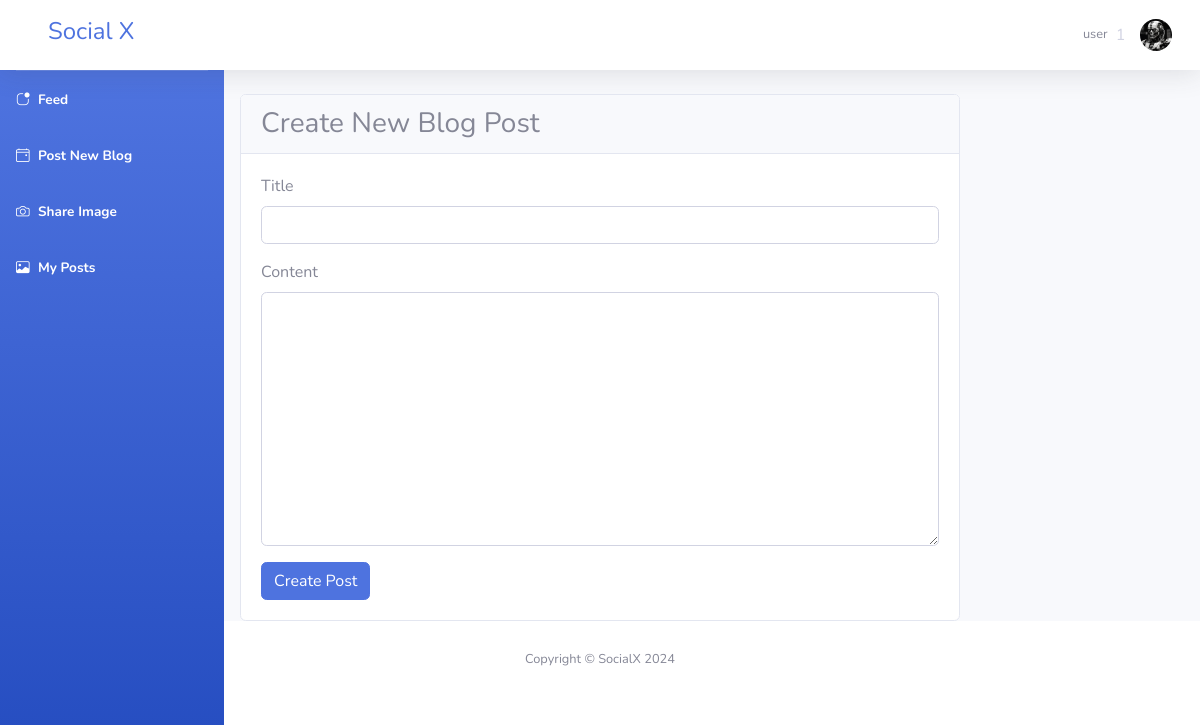
/blog/new/ (signed in), run on the app's committed database.
### account_app/models.py (models this page shows, shortened)
class CustomUser(AbstractUser):
    phone_regex = RegexValidator(
        regex=r'^\+?1?\d{10}$',
        message="Phone number must be entered in the format: '+9999999999'. Up to 10 digits allowed."
    )
    email = models.EmailField(unique=True)
    profile_picture = models.ImageField(upload_to='profile_pics/', null=True, blank=True)
    contact_number = models.CharField(validators=[phone_regex], max_length=17, blank=True)

### user/views.py (the view)
# urls.py: path('blog/new/',views.create_blog_post,name='create_blog_post'),
@login_required
def create_blog_post(request):
    if request.method == 'POST':
        form = BlogPostForm(request.POST)
        if form.is_valid():
            Post = form.save(commit=False)
            Post.author = request.user
            Post.save()
            messages.success(request,'Blog posted successfully!')
            return  redirect('post_detail',pk=Post.pk)
    else:
        form = BlogPostForm()
    return render(request,'user/create_blog_post.html',{'form':form})

### user/forms.py
class BlogPostForm(forms.ModelForm):
    class Meta:
        model = Post
        fields = ['title','content']
        widgets = {
            'title':forms.TextInput(attrs={'class':'form-control'}),
            'content':forms.Textarea(attrs={'class':'form-control'}),
        }
    def __init__(self,*args,**kwargs):
        super().__init__(*args,**kwargs)
        self.instance.post_type = 'blog'

### templates/user/create_blog_post.html (shortened to what this page needs)
{% extends 'user/base.html' %}
{% block content %}
<div class="row">
    <div class="col-md-8 mx-auto">
        <div class="card">
            <div class="card-header">
                <h3 class="mb-0">Create New Blog Post</h3>
            </div>
            <div class="card-body">
                <form method="post">
                    {% for field in form %}
                        <div class="mb-3">
                            <label for="{{ field.id_for_label }}" class="form-label">
                                {{ field.label }}
                            </label>
                            {{ field }}
                        </div>
                    {% endfor %}
                    <button type="submit" class="btn btn-primary">Create Post</button>
                </form>
            </div>
        </div>
    </div>
</div>
{% endblock %}

### templates/user/base.html (shortened to what this page needs)
<!DOCTYPE html>
{% load static %}
<html lang="en">
<head>
    <link href="{% static 'vendor/fontawesome-free/css/all.min.css' %}" rel="stylesheet" type="text/css">
    <link href="{% static 'css/sb-admin-2.min.css' %}" rel="stylesheet">
    <link rel="stylesheet" href="https://cdn.jsdelivr.net/npm/bootstrap-icons@1.11.3/font/bootstrap-icons.min.css">
</head>
<body id="page-top">
    <div id="wrapper">
        <ul class="navbar-nav bg-gradient-primary sidebar sidebar-dark accordion" id="accordionSidebar">
            <a class="sidebar-brand d-flex align-items-center justify-content-center" href="{% url 'feed' %}">
                <div class="sidebar-brand-icon rotate-n-15">
                </div>
                <div class="sidebar-brand-text mx-3">Go to <sup>x</sup></div>
            </a>
            <hr class="sidebar-divider my-0">
            <li class="nav-item active">
                <a class="nav-link" href="{% url 'feed' %}">
                    <i class="bi bi-app-indicator"></i>
                    <span>Feed</span></a>
            </li>
            <li class="nav-item active">
                <a class="nav-link" href="{% url 'create_blog_post' %}">
                    <i class="bi bi-calendar4-event"></i>
                    <span>Post New Blog</span></a>
            </li>
            <li class="nav-item active">
                <a class="nav-link" href="{% url 'create_image_post' %}">
                    <i class="bi bi-camera"></i>
                    <span>Share Image</span></a>
            </li>
            <li class="nav-item active">
                <a class="nav-link" href="{% url 'user_posts' user.username %}">
                    <i class="bi bi-image"></i>
                    <span>My Posts</span></a>
            </li>
        </ul>
        <div id="content-wrapper" class="d-flex flex-column">
            <div id="content">
                <nav class="navbar navbar-expand navbar-light bg-white topbar mb-4 static-top shadow">
                    <form
                        class="d-none d-sm-inline-block form-inline mr-auto ml-md-3 my-2 my-md-0 mw-100 navbar-search">
                        <div class="input-group">
                            <a class="sidebar-brand d-flex align-items-center justify-content-center" href="{% url 'feed' %}">
                                <div class="sidebar-brand-text mx-3"><h4>Social X</h4></div>
                            </a>
                        </div>
                    </form>
                      <ul class="navbar-nav ml-auto">
                        <li class="nav-item dropdown no-arrow">
                            <a class="nav-link dropdown-toggle" href="#" id="userDropdown" role="button"
                                data-toggle="dropdown" aria-haspopup="true" aria-expanded="false">
                                <span class="mr-2 d-none d-lg-inline text-gray-600 small">{{ user.first_name }}</span> <span>{{ user.last_name }}ㅤ</span>
                                <img class="img-profile rounded-circle"
                                    src="{{ user.profile_picture.url }}">
                            </a>
                        </li>
                    </ul>
                </nav>
                <div class="container mt-4">
                    {% block content %}{% endblock %}
                </div>
            </div>
            <footer class="sticky-footer bg-white">
                <div class="container my-auto">
                    <div class="copyright text-center my-auto">
                        <span>Copyright &copy; SocialX 2024</span>
                    </div>
                </div>
            </footer>
        </div>
    </div>
</body>
</html>

### templates/user/base.html (style rules this page uses)
.sidebar { position: fixed; }

### data on the page
CustomUser: first_name "user", last_name "1", profile_picture (picture)

### other printed values
{{ field.label }} "Title" "Content"
